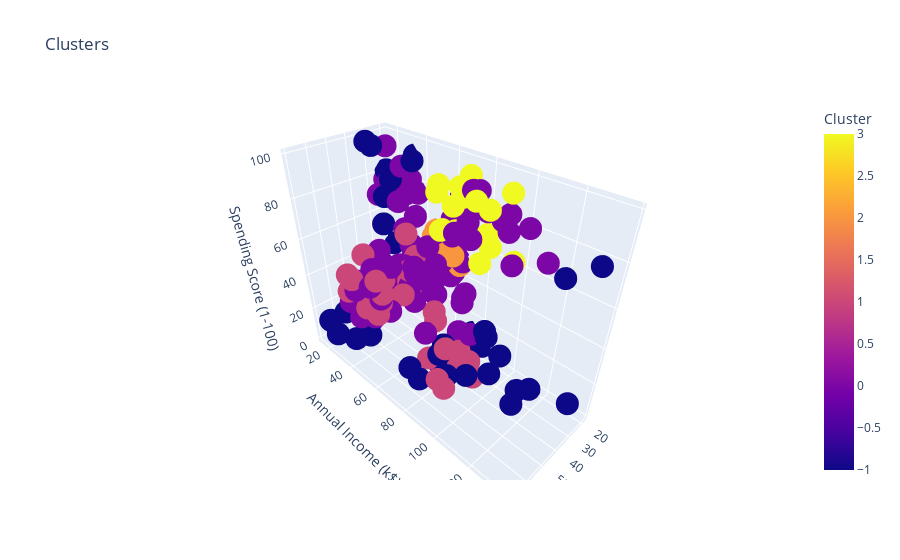

This figure's notebook cell:
### Code cell
fig = px.scatter_3d(df, x='Age', y='Annual Income (k$)', z='Spending Score (1-100)', color='Cluster', title='Clusters')
fig.show()

### Figure 1 — Plotly figure (JSON) as saved in the notebook; plotly's stock layout.template omitted (floating-point values rounded to 4 significant figures; data arrays with more than 128 entries replaced by an {"elided": "..."} marker saying what was removed)
{"data": [{"hovertemplate": "Age=%{x}<br>Annual Income (k$)=%{y}<br>Spending Score (1-100)=%{z}<br>Cluster=%{marker.color}<extra></extra>", "legendgroup": "", "marker": {"color": {"elided": "200 int values"}, "coloraxis": "coloraxis", "symbol": "circle"}, "mode": "markers", "name": "", "scene": "scene", "showlegend": false, "type": "scatter3d", "x": {"elided": "200 int values"}, "y": {"elided": "200 int values"}, "z": {"elided": "200 int values"}}], "layout": {"coloraxis": {"colorbar": {"title": {"text": "Cluster"}}, "colorscale": [[0, "#0d0887"], [0.1111, "#46039f"], [0.2222, "#7201a8"], [0.3333, "#9c179e"], [0.4444, "#bd3786"], [0.5556, "#d8576b"], [0.6667, "#ed7953"], [0.7778, "#fb9f3a"], [0.8889, "#fdca26"], [1, "#f0f921"]]}, "legend": {"tracegroupgap": 0}, "scene": {"domain": {"x": [0, 1], "y": [0, 1]}, "xaxis": {"title": {"text": "Age"}}, "yaxis": {"title": {"text": "Annual Income (k$)"}}, "zaxis": {"title": {"text": "Spending Score (1-100)"}}}, "title": {"text": "Clusters"}}}
